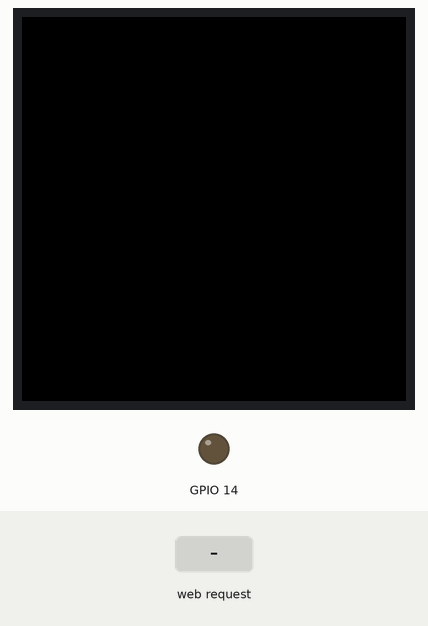
This sketch was run on a simulated ESP32. On the bench: 128×128 colour display, output pins drawn as LEDs (lit = HIGH). Inputs (shaded band) come from the test bench. What the sketch prints to the serial monitor is not drawn.

Above: at 2.4 s.
2.5 s: HTTP request GET /nerd received
At 3.7 s:
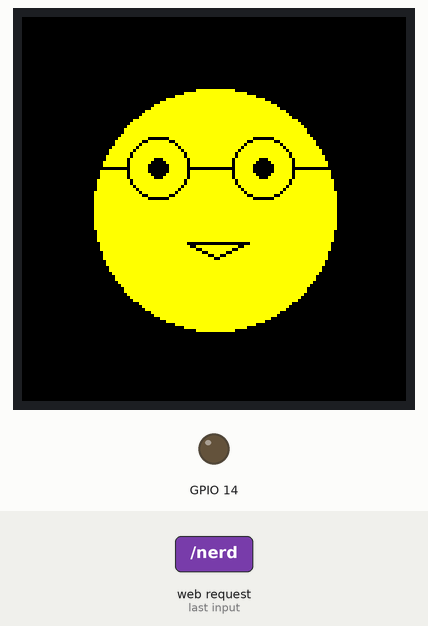
4.0 s: HTTP request GET /normal received
At 4.9 s:
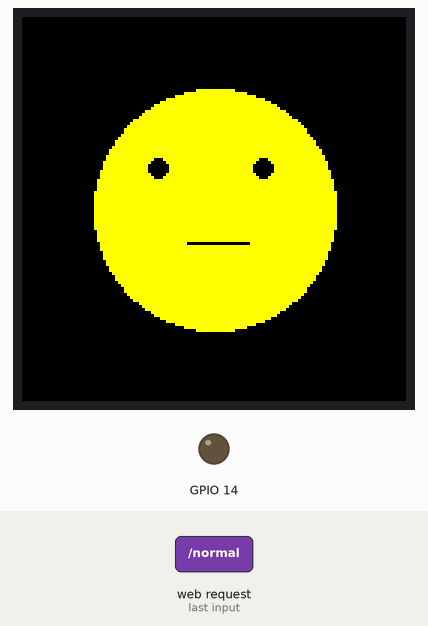
Timing chart, 0 to 7.0 s (numbered marks = the images above; inputs shaded):
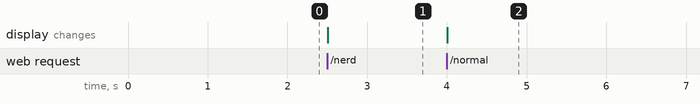

The sketch:

imp.c.ino
```cpp
// Solution for: VUT FIT IMP project: TFT display demonstration using WIFI 7.12.2022
// Authors:      Jakub Kuzník,
// Organization: BUT FIT

#include <Adafruit_GFX.h>    // Core graphics library
#include <Adafruit_ST7735.h> // Hardware-specific library for ST7735
#include <Adafruit_ST7789.h> // Hardware-specific library for ST7789
#include <SPI.h>
#include <WiFi.h>
#include <WebServer.h>

void displayText(char *text, uint16_t color);
void displayFace(bool mood);
void blinkLed(uint8_t gpio, int time);

#define TFT_CS         5
#define TFT_RST        26
#define TFT_DC         25

#define DISPLAY_X_SIZE 128
#define DISPLAY_Y_SIZE 128

#define NORMAL 0
#define NERD 1

/* Put your SSID & Password */
const char* ssid = "sietocky_lover";  // Enter SSID here
const char* password = "sietocky";  //Enter Password here

/* Put IP Address details */
IPAddress local_ip(192,168,1,1);
IPAddress gateway(192,168,1,1);
IPAddress subnet(255,255,255,0);

WebServer server(80);


// For 1.44" and 1.8" TFT with ST7735 use:
Adafruit_ST7735 tft = Adafruit_ST7735(TFT_CS, TFT_DC, TFT_RST);


void loop() {
  // large block of text

  //displayText("Hello world!", ST77XX_WHITE);

  server.handleClient();
}


void setup(void) {
  Serial.begin(115200);

  // Display initialization
  tft.initR(INITR_144GREENTAB);   // Init ST7735R chip, green tab
  tft.invertDisplay(false);

  // wifi indicator led
  pinMode(14, OUTPUT);

  WiFi.softAP(ssid, password);
  WiFi.softAPConfig(local_ip, gateway, subnet);
  delay(100);

  server.on("/", handleOnConnect);\
  server.on("/nerd", handleNerd);
  server.on("/normal", handleNormal);

  server.onNotFound(handleNotFound);

  server.begin();
  Serial.println("HTTP server started");


  Serial.println("Initialization done");
  tft.fillScreen(ST77XX_BLACK);

  delay(1000);


}

void handleNotFound(){
  server.send(404, "text/plain", "Not found");
}

void handleOnConnect() {

  Serial.println("GPIO4 Status: OFF | GPIO5 Status: OFF");
  server.send(200, "text/html", generateHTML());
}

void handleNormal() {
  displayFace(NORMAL);
  server.send(200, "text/html", generateHTML());

}

void handleNerd() {
  displayFace(NERD);
  server.send(200, "text/html", generateHTML());

}

/*
<!DOCTYPE html>
<html lang="en">
<head>

<meta charset="utf-8">
</head>
<body>
  <h2>IMP 2022</h2>
  <a href=\"/nerd\">NERD</a>;
  <a href=\"/normal\">NORMAL</a>"
</body>
*/

String generateHTML(){
  String ptr = "<!DOCTYPE html> <html>\n";
  ptr +="<html lang=\"en\">\n";
  ptr +="<head>\n";
  ptr +="<meta charset=\"utf-8\">\n";
  ptr +="</head>\n";
  ptr +="<body>\n";
  ptr +="<h2>IMP 2022</h2>\n";
  ptr +="<a href=\"/nerd\">NERD</a>\n";
  ptr +="<a href=\"/normal\">NORMAL</a>\n";
  ptr +="</body>\n";
  return ptr;
}


void displayText(char *text, uint16_t color){
  tft.setCursor(0, 0);
  tft.setTextColor(color);
  tft.setTextWrap(true);
  tft.print(text);
}


// mood can be NERD or NORMALL
void displayFace(bool mood) {
  // Head
  tft.fillCircle(DISPLAY_X_SIZE/2,DISPLAY_Y_SIZE/2, 40, ST7735_YELLOW);
  // left eye
  tft.fillCircle(45, 50, 3, ST7735_BLACK);

  // right eye 65
  tft.fillCircle(80, 50, 3, ST7735_BLACK);

  // mounth
  tft.drawLine(55, 75, 75, 75, ST7735_BLACK);

  if (mood == NERD){
    // glasses
    tft.drawCircle(45, 50, 10, ST7735_BLACK);
    tft.drawCircle(80, 50, 10, ST7735_BLACK);
    tft.drawLine(55, 50, 70, 50, ST7735_BLACK);
    tft.drawLine(35, 50, 10, 50, ST7735_BLACK);
    tft.drawLine(90, 50, 120, 50, ST7735_BLACK);
    uint8_t y = 75;
    uint8_t x = 55;
    for (;x <= 75; x++){
      if (x % 2 == 0){
        if (x < 65) { y++; }
        else { y--; }
      }
      tft.drawPixel(x, y, ST7735_BLACK);
    }
  }
}

// blink led for time period
void blinkLed(uint8_t gpio, int time){

  for (int x = 0; x < time/3; x++){
    digitalWrite(14, HIGH);
    delay(1);
    digitalWrite(14, LOW);
    delay(2);
  }
}
```

Measured:
- after the input at 2.5 s, the display: changes at once (image 1)
- after the input at 4.0 s, the display: changes at once (image 2)
